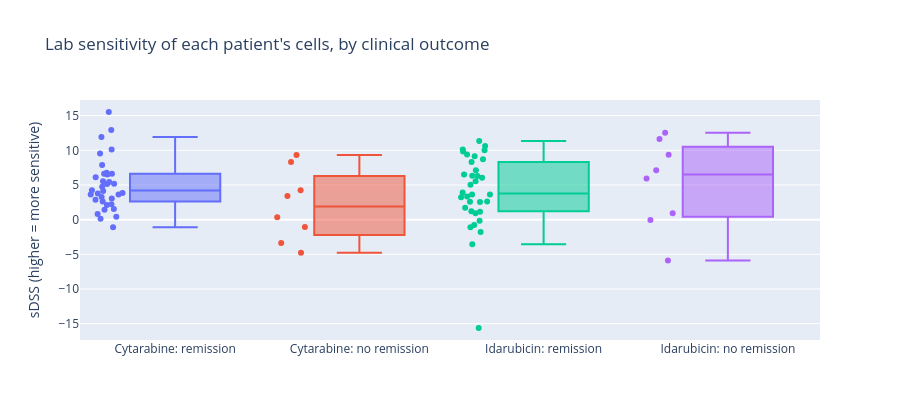

Here is the notebook cell this chart was saved with:
### Code cell
fig = go.Figure()
for drug in ("Cytarabine", "Idarubicin"):
    for yv, name in ((1, "remission"), (0, "no remission")):
        fig.add_trace(go.Box(y=m.loc[m["remission"] == yv, drug], name=f"{drug}: {name}", boxpoints="all", jitter=0.4))
fig.update_layout(yaxis_title="sDSS (higher = more sensitive)", height=420, showlegend=False,
                  title="Lab sensitivity of each patient's cells, by clinical outcome")
fig

### Figure 1 — Plotly figure (JSON) as saved in the notebook; plotly's stock layout.template omitted (floating-point values rounded to 4 significant figures)
{"data": [{"boxpoints": "all", "jitter": 0.4, "name": "Cytarabine: remission", "type": "box", "y": [2.23, 5.13, 4.25, 6.75, 4.14, 3.04, 5.17, 3.77, 2.87, 7.87, 3.27, 3.83, 0.43, 5.43, 6.53, 3.63, -1.08, 2.63, 12.93, 6.13, 0.83, 2.13, 10.13, 0.13, 4.73, 3.63, 1.53, 9.53, 6.63, 6.63, 1.43, 5.53, 11.93, 15.53]}, {"boxpoints": "all", "jitter": 0.4, "name": "Cytarabine: no remission", "type": "box", "y": [-1.05, -4.76, 0.34, 3.43, 8.33, -3.38, 9.33, 4.23]}, {"boxpoints": "all", "jitter": 0.4, "name": "Idarubicin: remission", "type": "box", "y": [-15.63, 2.57, 6.3, 9.4, -3.56, 7.14, 6.03, 9.83, 8.33, 1.13, -1.77, 1.73, 0.93, 10.63, -1.08, 6.33, 3.23, 2.63, 3.63, 3.33, 10.13, 11.33, 3.93, 5.03, 1.23, -0.77, -0.17, 8.73, 5.53, 9.13, 2.53, 3.63, 10.03, 6.53]}, {"boxpoints": "all", "jitter": 0.4, "name": "Idarubicin: no remission", "type": "box", "y": [-5.9, -0.06, 12.54, 9.37, 7.13, 5.93, 11.63, 0.93]}], "layout": {"height": 420, "showlegend": false, "title": {"text": "Lab sensitivity of each patient's cells, by clinical outcome"}, "yaxis": {"title": {"text": "sDSS (higher = more sensitive)"}}}}
